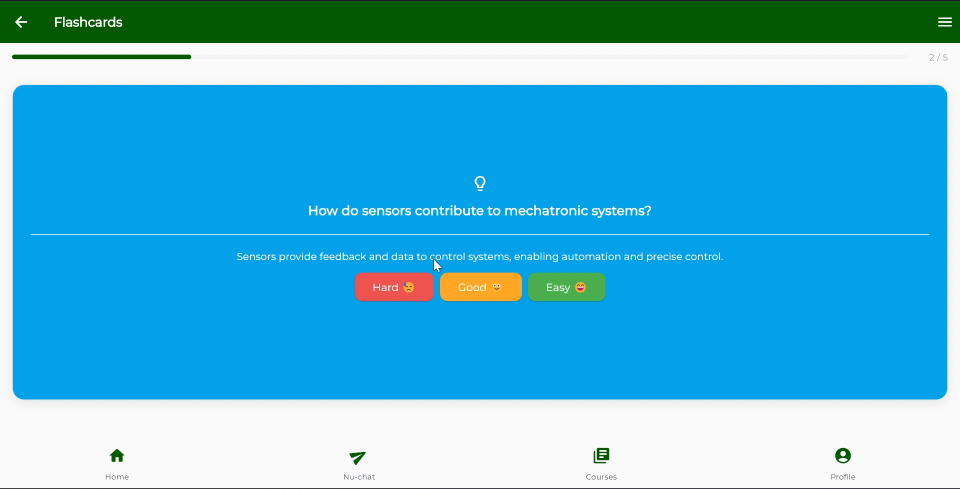
#> input picture assets/cards.png, 1920 x 977 px, given in place of friends_hero_icon_1789129111512.jpg, which was not available (shown at 1/2 size)
$ python process_friends_hero.py
#> lines starting #> are read from the running program, lines starting #| are printed output that depends on the picture; after the words box and inside, x2 and y2 are one past the last pixel; in counts of white or black regions, pixels touching at a corner belong together; pictures that were not available may be replaced by others from this repository, and a replacement may not be noted
from PIL import Image, ImageFilter
import numpy as np
from collections import deque

input_path = r"C:\Users\Admin\.gemini\antigravity-ide\brain\9f0d952f-2526-44e0-a5c0-aba3dd8f6b63\friends_hero_icon_1789129111512.jpg"
output_path = r"c:\Users\Admin\Desktop\Code\NU-Front\assets\friends_hero.png"
preview_dark = r"C:\Users\Admin\.gemini\antigravity-ide\brain\9f0d952f-2526-44e0-a5c0-aba3dd8f6b63\friends_hero_preview_dark.png"

img = Image.open(input_path).convert("RGBA")
#> img is the input picture: PIL image 1920x977 RGBA; mean R, G, B, A 76.2, 179.2, 214.7, 255
w, h = img.size
#> w = 1920; h = 977
arr = np.array(img, dtype=np.float32)
rgb = arr[:, :, :3]

# The squircle itself has strong blue/cyan color:
# Cyan bottom: R~0..100, G~200..230, B~200..240
# Blue top: R~60..120, G~140..190, B~240..255
# White outside has: sat < 20 and lum > 210, OR even lum > 195 and sat < 15.
# Let's do a floodfill from outside where sat < 35 or (lum > 220 and sat < 50):

visited = np.zeros((h, w), dtype=bool)
queue = deque()

for x in range(w):
    queue.append((x, 0))
    queue.append((x, h - 1))
    visited[0, x] = True
    visited[h - 1, x] = True
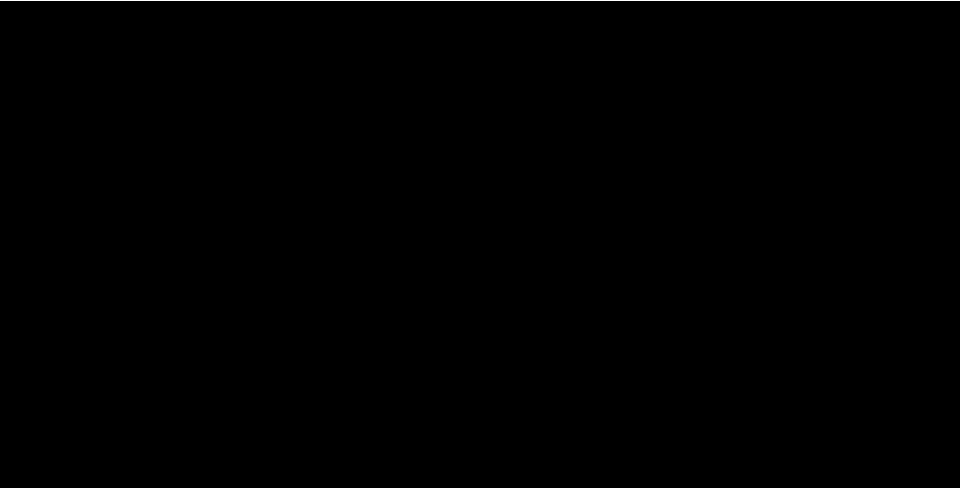
#> visited: shape (977, 1920) bool (shown at 1/2 size); 0.2% white in thin lines or dots

for y in range(h):
    queue.append((0, y))
    queue.append((w - 1, y))
    visited[y, 0] = True
    visited[y, w - 1] = True
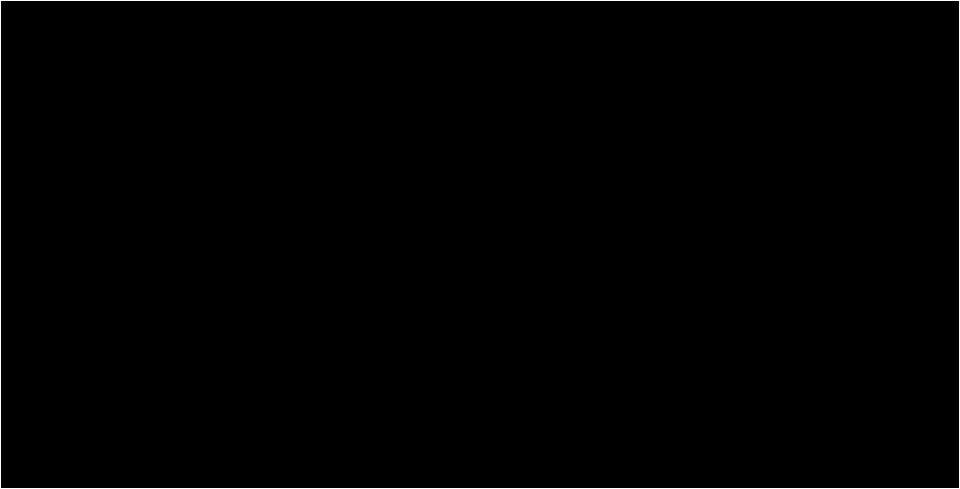
#> visited: shape (977, 1920) bool (shown at 1/2 size); 0.31% white in thin lines or dots

def is_bg(x, y):
    p = rgb[y, x]
    lum = np.mean(p)
    sat = np.max(p) - np.min(p)
    # Outside background:
    # Notice the white rim has sat < 40 and lum > 210
    if lum > 230 and sat < 45:
        return True
    if lum > 210 and sat < 30:
        return True
    if lum > 190 and sat < 18:
        return True
    return False

while queue:
    x, y = queue.popleft()
    for nx, ny in [(x+1, y), (x-1, y), (x, y+1), (x, y-1)]:
        if 0 <= nx < w and 0 <= ny < h and not visited[ny, nx]:
            if is_bg(nx, ny):
                visited[ny, nx] = True
                queue.append((nx, ny))
#> this loop made 525747 passes
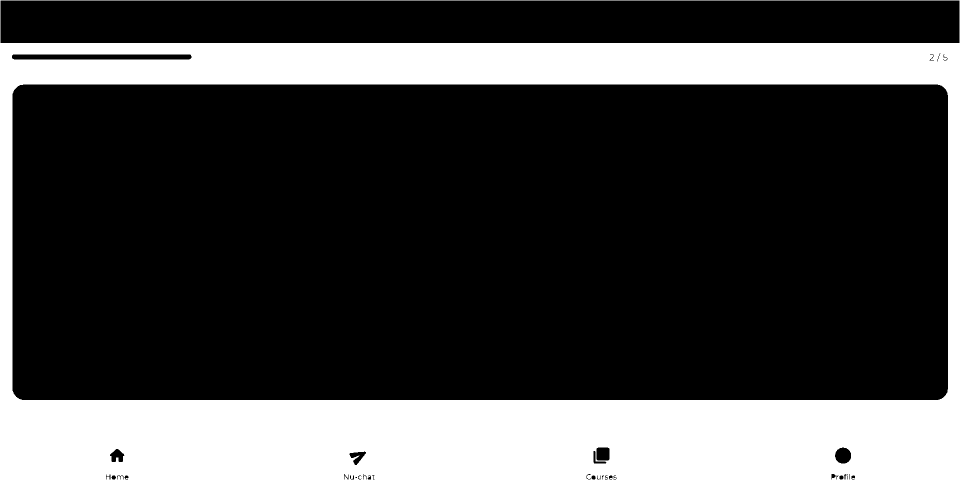
#> visited: shape (977, 1920) bool (shown at 1/2 size); 28% white; 1 white region, box (x1, y1, x2, y2) and area: (0, 0, 1920, 977) 525743

alpha = np.ones((h, w), dtype=np.uint8) * 255
alpha[visited] = 0

alpha_img = Image.fromarray(alpha, mode='L')
# Erode mask slightly to eliminate outer glow halo
alpha_eroded = alpha_img.filter(ImageFilter.MinFilter(5))
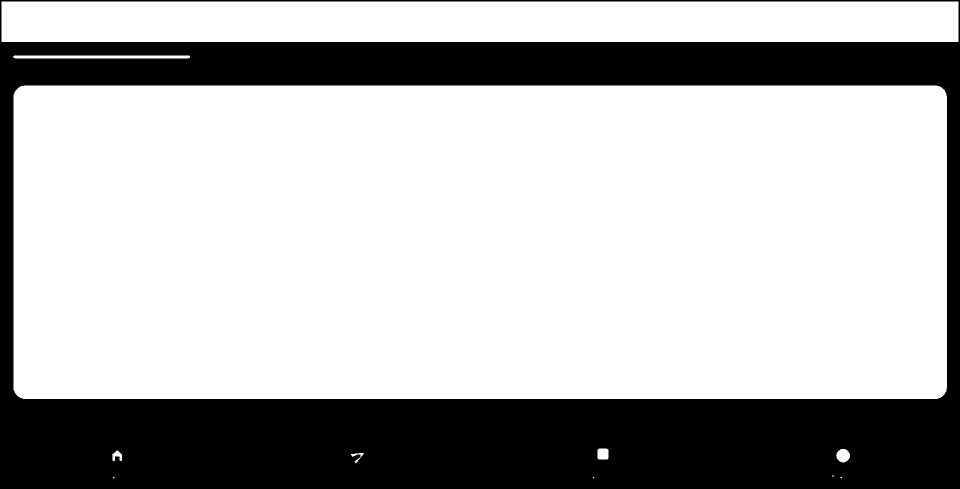
#> alpha_eroded: PIL image 1920x977 L (shown at 1/2 size); 70.8% white; 1 black region, box (x1, y1, x2, y2) and area: (0, 0, 1920, 977) 547128
# Smooth edges nicely
alpha_smooth = alpha_eroded.filter(ImageFilter.GaussianBlur(radius=1.2))

result = img.copy()
result.putalpha(alpha_smooth)
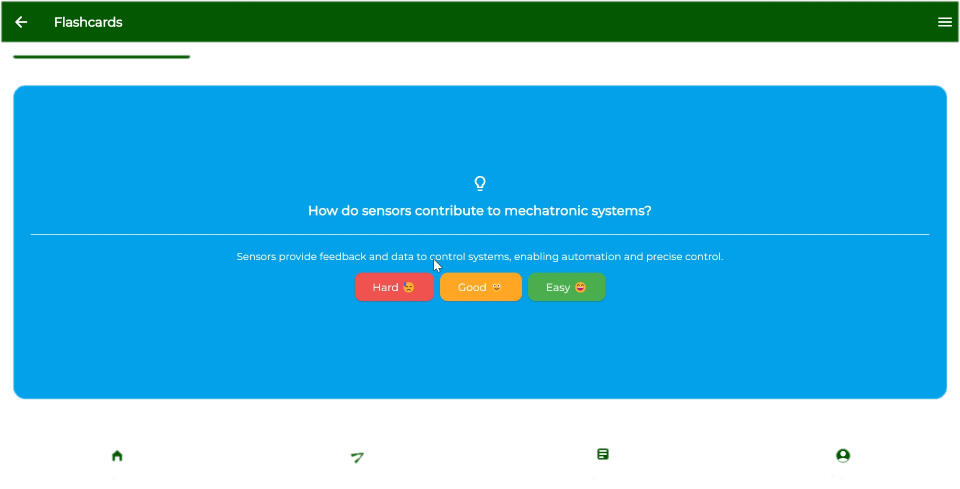
#> result: PIL image 1920x977 RGBA (shown at 1/2 size); mean R, G, B, A 76.2, 179.2, 214.7, 180.6; transparent parts drawn white

bbox = result.getbbox()
#> bbox = (0, 0, 1920, 960)
if bbox:
    margin = 8
    left = max(0, bbox[0] - margin)
#> left = 0
    top = max(0, bbox[1] - margin)
#> top = 0
    right = min(w, bbox[2] + margin)
#> right = 1920
    bottom = min(h, bbox[3] + margin)
#> bottom = 968
    result = result.crop((left, top, right, bottom))
#> result: PIL image 1920x968 RGBA

result.thumbnail((256, 256), Image.Resampling.LANCZOS)
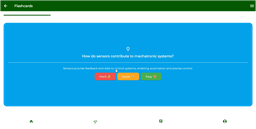
#> result: PIL image 256x129 RGBA; mean R, G, B, A 6.8, 117.1, 153.2, 182.6; transparent parts drawn white
result.save(output_path, "PNG")

# Render dark preview with dark surface color #252424 (matching NU-Front dark surface)
bg_dark = Image.new("RGBA", result.size, (37, 36, 36, 255))
bg_dark.alpha_composite(result)
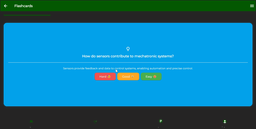
#> bg_dark: PIL image 256x129 RGBA; mean R, G, B, A 16.8, 119.8, 155.7, 255
bg_dark.save(preview_dark, "PNG")
print("Updated transparent hero icon and dark preview successfully.")
